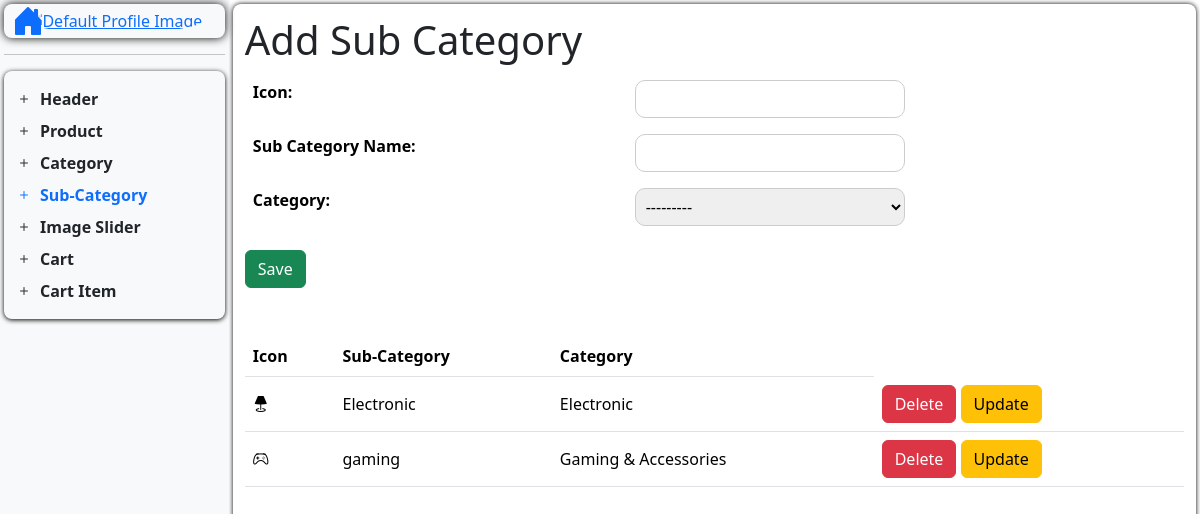
The page /dashboard/add-sub-category/ on the database as committed earlier.
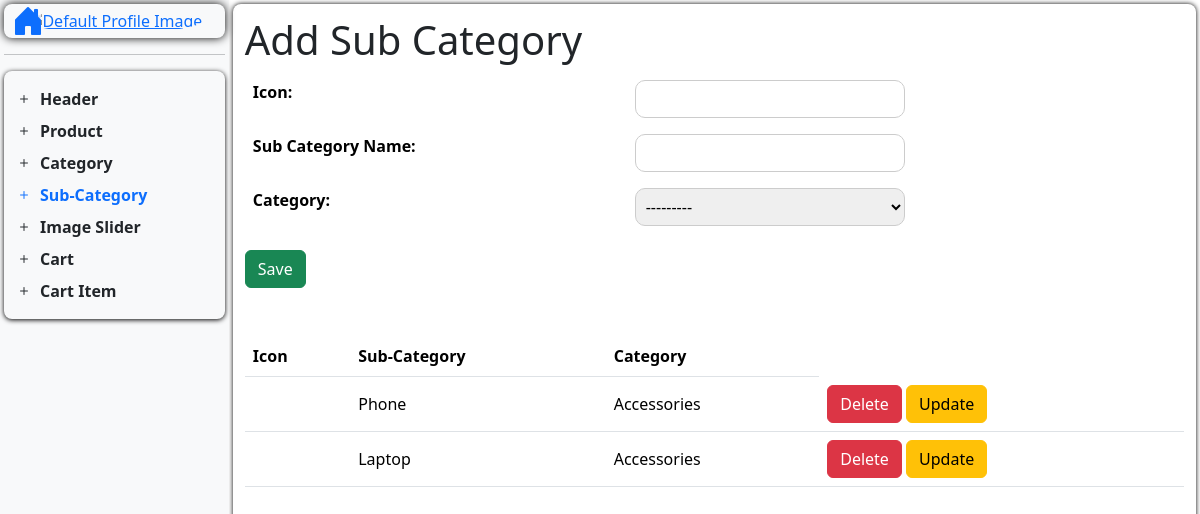
The same page on the database as committed later.
### nep_app/models.py (models this page shows, shortened)
class Sub_CategoryModel(models.Model):
    sub_category_icon = models.CharField(max_length=200, default="", blank=True)
    sub_category_name = models.CharField(max_length=200, default="", unique=True)
    category = models.ForeignKey(
        CategoryModel, related_name="subcategories", on_delete=models.CASCADE
    )

class CategoryModel(models.Model):
    category_icon = models.CharField(max_length=200, default="", blank=True)
    category_name = models.CharField(max_length=200, default="", unique=True)
    category_image = models.ImageField(
        upload_to="category_image/", default="", blank=True
    )
    def __str__(self) -> str:
        return f"{self.category_name}"

### nep_app/views.py (the view)
# urls.py: path("dashboard/add-sub-category/", add_sub_category, name="add_sub_category"),
def add_sub_category(request):
    return handle_create(
        request=request,
        model=Sub_CategoryModel,
        formname=SubCategoryForm,
        redirect_url='add_sub_category',
        template_url="Dashboard/D_Content/add_sub_category.html",
        action_url="add_sub_category"
    )

### nep_app/forms.py
class SubCategoryForm(forms.ModelForm):
    class Meta:
        model = Sub_CategoryModel
        fields = "__all__"

### handler/ViewHandler.py (called while the page is built)
def handle_create(
        request,
        model,
        formname,
        redirect_url,
        template_url,
        action_url
    ):
    data = model.objects.order_by('-id')
    if request.method == "POST":
        form = formname(request.POST, request.FILES)
        if form.is_valid():
            form.save()
            return redirect(redirect_url)
    else:
        form = formname()
    context = {
        "form": form,
        "data": data,
        'action_url': reverse(action_url)
        }
    return render(request, template_url, context)

### templates/Dashboard/D_Content/add_sub_category.html
{% extends "Dashboard/dashboard.html" %}
{% block add_sub_category%}
<h1>Add Sub Category</h1>
<div>
    <table class="table table-borderless">
        <tr>
            <th><label for="sub_category_icon">Icon: </label></th>
            <td>{{form.sub_category_icon}}</td>
        </tr>
        <tr>
            <th><label for="sub_category_name">Sub Category Name: </label></th>
            <td>{{form.sub_category_name}}</td>
        </tr>
        <tr>
            <th><label for="sub_category_category">Category: </label></th>
            <td>{{form.category}}</td>
        </tr>
    </table>
</div>
<button type="submit" name="submit" class="btn btn-success">
    {% if form.instance.id %} Update {% else %} Save {% endif %}
</button>
<div class="mt-5">
    <table class="table bg-white">
        <thead>
            <tr>
                <th>Icon</th>
                <th>Sub-Category</th>
                <th>Category</th>
            </tr>
        </thead>
        <tbody>
            {% for s_cat in data %}
            <tr>
                <td class="align-middle"> <i class="{{s_cat.sub_category_icon}}"></i></td>
                <td class="align-middle">{{ s_cat.sub_category_name }}</td>
                <td class="align-middle">{{ s_cat.category }}</td>
                <td>
                    <a href="{% url 'del_sub_category' s_cat.id %}" class="btn btn-danger">Delete</a>
                    <a href="{% url 'update_sub_category' s_cat.id %}" class="btn btn-warning">Update</a>
                </td>
            </tr>
            {% endfor %}
        </tbody>
    </table>
</div>
{% endblock %}

Rows that differ between the two databases and show on the page:
removed Sub_CategoryModel: sub_category_name "Electronic", category "Electronic"
removed Sub_CategoryModel: sub_category_name "gaming", category "Gaming & Accessories"
added Sub_CategoryModel: sub_category_name "Phone", category "Accessories"
added Sub_CategoryModel: sub_category_name "Laptop", category "Accessories"
